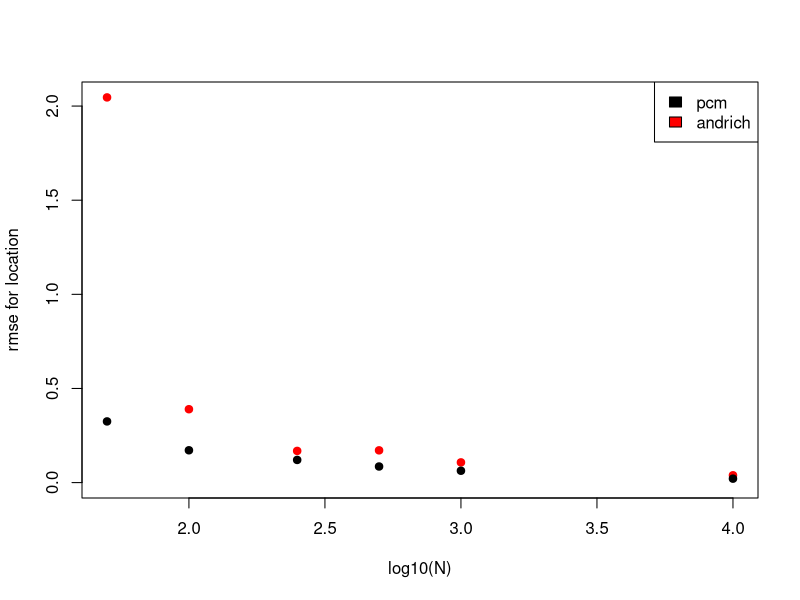

R code for this plot:
sim<-function(th,delta,eps) {  #note we're goign to simulate from the pcm
    psi<-list()
    psi[[1]]<-rep(1,length(th))
    k<-th-delta+eps
    psi[[2]]<-exp(k)
    k<-2*(th-delta)
    psi[[3]]<-exp(k)
    psi<-do.call("cbind",psi)
    den<-rowSums(psi)
    p<-psi/den
    resp<-numeric()
    for (i in 1:length(th)) resp[i]<-which(rmultinom(1,1,p[i,])[,1]>0)-1
    resp
}
th<-rnorm(1000)
x<-sim(th,delta=0,eps=1)

##but we'll then estimate via both pcm & andrich unfolding model
like.pcm<-function(pars,th,resp) {
    delta<-pars[1]
    eps<-pars[2]
    psi<-list()
    psi[[1]]<-rep(1,length(th))
    k<-th-delta+eps
    psi[[2]]<-exp(k)
    k<-2*th-2*delta
    psi[[3]]<-exp(k)
    psi<-do.call("cbind",psi)
    den<-rowSums(psi)
    p<-psi/den
    x0<-as.numeric(resp==0)
    x1<-as.numeric(resp==1)
    x2<-as.numeric(resp==2)
    p<-p[,1]*x0+p[,2]*x1+p[,3]*x2
    -sum(log(p))
}
like.andrich<-function(pars,th,resp) {
    delta<-pars[1]
    rho<-pars[2]
    gamma<-cosh(rho)+cosh(th-delta)
    term1<-(cosh(rho))^resp
    term2<-(cosh(th-delta))^(1-resp)
    -sum(log((term1*term2)/gamma))
}
est.pcm<-optim(c(0,1),like.pcm,th=th,resp=x)$par
x2<-ifelse(x==2,0,x) ##note we are throwing info away in the unfolding model
est.andrich<-optim(c(0,.2),like.andrich,th=th,resp=x2)$par

##let's study what the cost of throwing that info away is. we're going to look at item parameter estimates for a bunch of items and different sample size (N) values. what do you anticipate in terms of (1) the RMSE difference between pcm and unfolding model and (2) the difference as a function of smaple size?
rmse<-function(x,y) sqrt(mean((x-y)^2))
out<-list()
for (N in c(50,100,250,500,1000,10000)) {
    th<-rnorm(N)
    deltaL<-runif(25,min=-1,max=1)
    est.pcm<-est.andrich<-list()
    for (i in 1:length(deltaL)) {
        x<-sim(th,delta=deltaL[i],eps=1)
        x2<-ifelse(x==2,0,x)
        est.pcm[[i]]<-optim(c(0,1),like.pcm,th=th,resp=x)$par
        est.andrich[[i]]<-optim(c(0,.2),like.andrich,th=th,resp=x2)$par
    }
    est.pcm<-do.call("rbind",est.pcm)
    est.andrich<-do.call("rbind",est.andrich)
    x1<-rmse(deltaL,est.pcm[,1])
    x2<-rmse(deltaL,est.andrich[,1])
    out[[as.character(N)]]<-c(N,x1,x2)
}
z<-do.call("rbind",out)

plot(log10(z[,1]),z[,3],pch=19,col='red',ylim=c(0,max(z[,3])),xlab='log10(N)',ylab='rmse for location')
points(log10(z[,1]),z[,2],pch=19)
legend("topright",fill=c("black","red"),c("pcm","andrich"))



